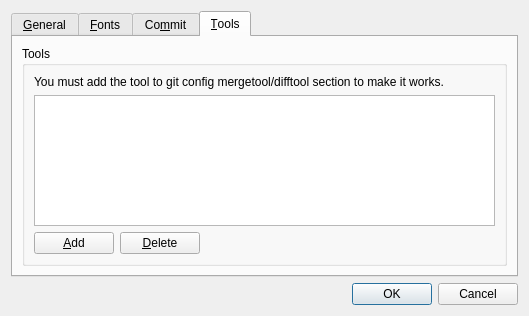
<?xml version="1.0" encoding="UTF-8"?>
<ui version="4.0">
 <class>Preferences</class>
 <widget class="QDialog" name="Preferences">
  <property name="geometry">
   <rect>
    <x>0</x>
    <y>0</y>
    <width>529</width>
    <height>316</height>
   </rect>
  </property>
  <property name="windowTitle">
   <string>Preferences</string>
  </property>
  <layout class="QVBoxLayout" name="verticalLayout_2">
   <item>
    <widget class="QTabWidget" name="tabWidget">
     <property name="currentIndex">
      <number>3</number>
     </property>
     <widget class="QWidget" name="tabGeneral">
      <attribute name="title">
       <string>&amp;General</string>
      </attribute>
      <layout class="QVBoxLayout" name="verticalLayout">
       <item>
        <widget class="QGroupBox" name="groupBox_6">
         <property name="title">
          <string>Application</string>
         </property>
         <layout class="QVBoxLayout" name="verticalLayout_5">
          <item>
           <widget class="QCheckBox" name="cbEsc">
            <property name="text">
             <string>&amp;Quit also via Esc key</string>
            </property>
           </widget>
          </item>
          <item>
           <widget class="QCheckBox" name="cbState">
            <property name="text">
             <string>&amp;Remember window state</string>
            </property>
           </widget>
          </item>
         </layout>
        </widget>
       </item>
       <item>
        <widget class="QGroupBox" name="groupBox_5">
         <property name="title">
          <string>Diff view</string>
         </property>
         <layout class="QVBoxLayout" name="verticalLayout_6">
          <item>
           <layout class="QHBoxLayout" name="horizontalLayout">
            <item>
             <widget class="QCheckBox" name="cbShowWhitespace">
              <property name="text">
               <string>&amp;Visualize whitespace</string>
              </property>
             </widget>
            </item>
            <item>
             <widget class="QLabel" name="label_10">
              <property name="text">
               <string>&amp;Tab size:</string>
              </property>
              <property name="buddy">
               <cstring>sbTabSize</cstring>
              </property>
             </widget>
            </item>
            <item>
             <widget class="QSpinBox" name="sbTabSize">
              <property name="minimum">
               <number>1</number>
              </property>
              <property name="maximum">
               <number>8</number>
              </property>
              <property name="value">
               <number>4</number>
              </property>
             </widget>
            </item>
            <item>
             <spacer name="horizontalSpacer">
              <property name="orientation">
               <enum>Qt::Horizontal</enum>
              </property>
              <property name="sizeHint" stdset="0">
               <size>
                <width>40</width>
                <height>20</height>
               </size>
              </property>
             </spacer>
            </item>
           </layout>
          </item>
          <item>
           <layout class="QHBoxLayout" name="horizontalLayout_3">
            <item>
             <widget class="QLabel" name="label_11">
              <property name="text">
               <string>&amp;Ignore whitespace:</string>
              </property>
              <property name="buddy">
               <cstring>cbIgnoreWhitespace</cstring>
              </property>
             </widget>
            </item>
            <item>
             <widget class="QComboBox" name="cbIgnoreWhitespace">
              <item>
               <property name="text">
                <string>None</string>
               </property>
              </item>
              <item>
               <property name="text">
                <string>At end of line</string>
               </property>
              </item>
              <item>
               <property name="text">
                <string>All</string>
               </property>
              </item>
             </widget>
            </item>
            <item>
             <spacer name="horizontalSpacer_2">
              <property name="orientation">
               <enum>Qt::Horizontal</enum>
              </property>
              <property name="sizeHint" stdset="0">
               <size>
                <width>40</width>
                <height>20</height>
               </size>
              </property>
             </spacer>
            </item>
           </layout>
          </item>
         </layout>
        </widget>
       </item>
      </layout>
     </widget>
     <widget class="QWidget" name="tabFonts">
      <attribute name="title">
       <string>&amp;Fonts</string>
      </attribute>
      <layout class="QVBoxLayout" name="verticalLayout_4">
       <item>
        <widget class="QGroupBox" name="groupBox_3">
         <property name="title">
          <string>Log view</string>
         </property>
         <layout class="QGridLayout" name="gridLayout_3">
          <item row="1" column="1">
           <widget class="QComboBox" name="cbSizeLog"/>
          </item>
          <item row="0" column="0">
           <widget class="QLabel" name="label_6">
            <property name="sizePolicy">
             <sizepolicy hsizetype="Fixed" vsizetype="Preferred">
              <horstretch>0</horstretch>
              <verstretch>0</verstretch>
             </sizepolicy>
            </property>
            <property name="text">
             <string>&amp;Family:</string>
            </property>
            <property name="buddy">
             <cstring>cbFamilyLog</cstring>
            </property>
           </widget>
          </item>
          <item row="1" column="0">
           <widget class="QLabel" name="label_7">
            <property name="text">
             <string>&amp;Size:</string>
            </property>
            <property name="buddy">
             <cstring>cbSizeLog</cstring>
            </property>
           </widget>
          </item>
          <item row="0" column="1">
           <widget class="QFontComboBox" name="cbFamilyLog"/>
          </item>
         </layout>
        </widget>
       </item>
       <item>
        <widget class="QGroupBox" name="groupBox_4">
         <property name="title">
          <string>Diff view</string>
         </property>
         <layout class="QGridLayout" name="gridLayout_4">
          <item row="0" column="1">
           <widget class="QFontComboBox" name="cbFamilyDiff"/>
          </item>
          <item row="1" column="0">
           <widget class="QLabel" name="label_9">
            <property name="text">
             <string>S&amp;ize:</string>
            </property>
            <property name="buddy">
             <cstring>cbSizeDiff</cstring>
            </property>
           </widget>
          </item>
          <item row="1" column="1">
           <widget class="QComboBox" name="cbSizeDiff"/>
          </item>
          <item row="0" column="0">
           <widget class="QLabel" name="label_8">
            <property name="sizePolicy">
             <sizepolicy hsizetype="Fixed" vsizetype="Preferred">
              <horstretch>0</horstretch>
              <verstretch>0</verstretch>
             </sizepolicy>
            </property>
            <property name="text">
             <string>F&amp;amily:</string>
            </property>
            <property name="buddy">
             <cstring>cbFamilyDiff</cstring>
            </property>
           </widget>
          </item>
         </layout>
        </widget>
       </item>
      </layout>
     </widget>
     <widget class="QWidget" name="tabSummary">
      <attribute name="title">
       <string>Co&amp;mmit</string>
      </attribute>
      <layout class="QVBoxLayout" name="verticalLayout_3">
       <item>
        <widget class="QGroupBox" name="groupBox">
         <property name="title">
          <string>Color</string>
         </property>
         <layout class="QGridLayout" name="gridLayout">
          <item row="1" column="1">
           <widget class="ColorWidget" name="colorB" native="true">
            <property name="sizePolicy">
             <sizepolicy hsizetype="Expanding" vsizetype="Preferred">
              <horstretch>0</horstretch>
              <verstretch>0</verstretch>
             </sizepolicy>
            </property>
            <property name="focusPolicy">
             <enum>Qt::StrongFocus</enum>
            </property>
           </widget>
          </item>
          <item row="1" column="0">
           <widget class="QLabel" name="label_2">
            <property name="text">
             <string>Branch &amp;B:</string>
            </property>
            <property name="buddy">
             <cstring>colorB</cstring>
            </property>
           </widget>
          </item>
          <item row="0" column="0">
           <widget class="QLabel" name="label">
            <property name="text">
             <string>Branch &amp;A:</string>
            </property>
            <property name="buddy">
             <cstring>colorA</cstring>
            </property>
           </widget>
          </item>
          <item row="0" column="1">
           <widget class="ColorWidget" name="colorA" native="true">
            <property name="sizePolicy">
             <sizepolicy hsizetype="Expanding" vsizetype="Preferred">
              <horstretch>0</horstretch>
              <verstretch>0</verstretch>
             </sizepolicy>
            </property>
            <property name="focusPolicy">
             <enum>Qt::StrongFocus</enum>
            </property>
           </widget>
          </item>
         </layout>
        </widget>
       </item>
       <item>
        <widget class="QGroupBox" name="groupBox_2">
         <property name="title">
          <string>Links</string>
         </property>
         <layout class="QGridLayout" name="gridLayout_2">
          <item row="0" column="0">
           <widget class="QLabel" name="label_3">
            <property name="text">
             <string>C&amp;ommit URL:</string>
            </property>
            <property name="buddy">
             <cstring>leCommitUrl</cstring>
            </property>
           </widget>
          </item>
          <item row="1" column="0">
           <widget class="QLabel" name="label_4">
            <property name="text">
             <string>B&amp;UG URL:</string>
            </property>
            <property name="buddy">
             <cstring>leBugUrl</cstring>
            </property>
           </widget>
          </item>
          <item row="1" column="1">
           <widget class="QLineEdit" name="leBugUrl"/>
          </item>
          <item row="0" column="1">
           <widget class="QLineEdit" name="leCommitUrl"/>
          </item>
          <item row="2" column="0">
           <widget class="QLabel" name="label_5">
            <property name="text">
             <string>BUG &amp;Pattern:</string>
            </property>
            <property name="buddy">
             <cstring>leBugPattern</cstring>
            </property>
           </widget>
          </item>
          <item row="2" column="1">
           <widget class="QLineEdit" name="leBugPattern"/>
          </item>
         </layout>
        </widget>
       </item>
      </layout>
     </widget>
     <widget class="QWidget" name="tabTools">
      <attribute name="title">
       <string>&amp;Tools</string>
      </attribute>
      <layout class="QVBoxLayout" name="verticalLayout_7">
       <item>
        <widget class="QGroupBox" name="groupBox_7">
         <property name="title">
          <string>Tools</string>
         </property>
         <layout class="QVBoxLayout" name="verticalLayout_8">
          <item>
           <widget class="QLabel" name="label_12">
            <property name="text">
             <string>You must add the tool to git config mergetool/difftool section to make it works.</string>
            </property>
           </widget>
          </item>
          <item>
           <widget class="QTableView" name="tableView">
            <property name="selectionBehavior">
             <enum>QAbstractItemView::SelectRows</enum>
            </property>
           </widget>
          </item>
          <item>
           <layout class="QHBoxLayout" name="horizontalLayout_2">
            <item>
             <widget class="QPushButton" name="btnAdd">
              <property name="text">
               <string>&amp;Add</string>
              </property>
             </widget>
            </item>
            <item>
             <widget class="QPushButton" name="btnDelete">
              <property name="text">
               <string>&amp;Delete</string>
              </property>
             </widget>
            </item>
            <item>
             <spacer name="horizontalSpacer_3">
              <property name="orientation">
               <enum>Qt::Horizontal</enum>
              </property>
              <property name="sizeHint" stdset="0">
               <size>
                <width>40</width>
                <height>20</height>
               </size>
              </property>
             </spacer>
            </item>
           </layout>
          </item>
         </layout>
        </widget>
       </item>
      </layout>
     </widget>
    </widget>
   </item>
   <item>
    <widget class="QDialogButtonBox" name="buttonBox">
     <property name="orientation">
      <enum>Qt::Horizontal</enum>
     </property>
     <property name="standardButtons">
      <set>QDialogButtonBox::Cancel|QDialogButtonBox::Ok</set>
     </property>
    </widget>
   </item>
  </layout>
 </widget>
 <customwidgets>
  <customwidget>
   <class>ColorWidget</class>
   <extends>QWidget</extends>
   <header>colorwidget.h</header>
   <container>1</container>
  </customwidget>
 </customwidgets>
 <tabstops>
  <tabstop>btnAdd</tabstop>
  <tabstop>tableView</tabstop>
  <tabstop>cbSizeDiff</tabstop>
  <tabstop>colorA</tabstop>
  <tabstop>colorB</tabstop>
  <tabstop>leCommitUrl</tabstop>
  <tabstop>leBugUrl</tabstop>
  <tabstop>leBugPattern</tabstop>
  <tabstop>buttonBox</tabstop>
  <tabstop>cbEsc</tabstop>
  <tabstop>cbState</tabstop>
  <tabstop>cbShowWhitespace</tabstop>
  <tabstop>sbTabSize</tabstop>
  <tabstop>cbIgnoreWhitespace</tabstop>
  <tabstop>cbFamilyDiff</tabstop>
  <tabstop>tabWidget</tabstop>
  <tabstop>cbFamilyLog</tabstop>
  <tabstop>cbSizeLog</tabstop>
 </tabstops>
 <resources/>
 <connections>
  <connection>
   <sender>buttonBox</sender>
   <signal>accepted()</signal>
   <receiver>Preferences</receiver>
   <slot>accept()</slot>
   <hints>
    <hint type="sourcelabel">
     <x>248</x>
     <y>254</y>
    </hint>
    <hint type="destinationlabel">
     <x>157</x>
     <y>274</y>
    </hint>
   </hints>
  </connection>
  <connection>
   <sender>buttonBox</sender>
   <signal>rejected()</signal>
   <receiver>Preferences</receiver>
   <slot>reject()</slot>
   <hints>
    <hint type="sourcelabel">
     <x>316</x>
     <y>260</y>
    </hint>
    <hint type="destinationlabel">
     <x>286</x>
     <y>274</y>
    </hint>
   </hints>
  </connection>
 </connections>
</ui>
